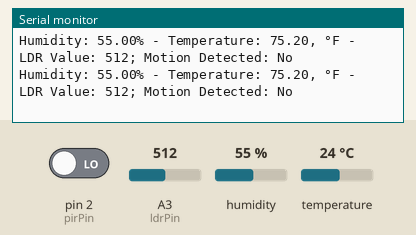
Recording of a sketch running on a simulated Arduino Uno, built with avr-gcc and run on an emulated ATmega328P. Shown: the last lines printed to the serial monitor. Inputs (shaded band) come from the test bench; at power-on: A3 (ldrPin) = 512, pin 2 (pirPin) LOW, humidity 55 %, temperature 24 °C.

Above: at 10.2 s.
10.3 s: A3 (ldrPin) set to 106
At 12.7 s:
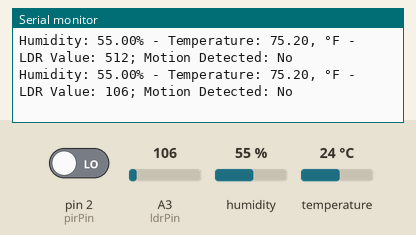
16.3 s: A3 (ldrPin) set to 93
At 17.6 s:
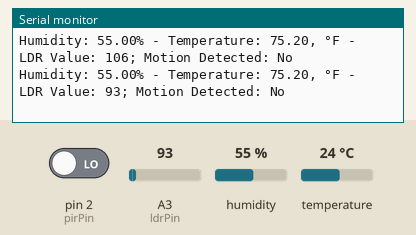
Timing chart, 0 to 19.3 s (numbered marks = the images above; inputs shaded):
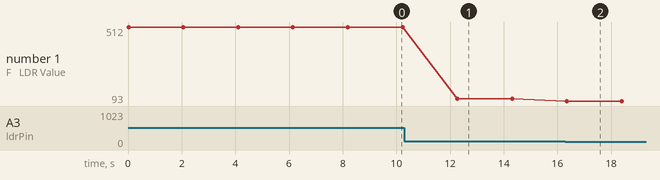

Measured:
- after the input at 10.3 s, the serial monitor: prints a new line after 2.0 s (image 1)
- after the input at 16.3 s, the serial monitor: prints a new line after 0.05 s (image 2)
- plotted number 1: 512 → 106 after the input at 10.3 s, 106 → 93 after the input at 16.3 s

The sketch:

sensors.ino
```cpp
#include <DHT.h>

// Define the type of DHT sensor you're using (DHT11 or DHT22)
#define DHT_TYPE DHT11 // Change this to DHT22 if you're using DHT22

// Define the pin to which your DHT sensor is connected
const int dhtPin = 3; // Change this to the pin your DHT sensor is connected to

// Define the pin to which your LDR is connected
const int ldrPin = A3; // Change this to the pin your LDR sensor is connected to

// Define the pin to which your PIR sensor is connected
const int pirPin = 2; // Change this to the pin your PIR sensor is connected to

// Initialize DHT sensor
DHT dht(dhtPin, DHT_TYPE);

void setup() {
  // Start serial communication
  Serial.begin(9600);

  // Initialize DHT sensor
  dht.begin();

  // Set the PIR pin as input
  pinMode(pirPin, INPUT);
}

void loop() {
  // Read humidity value from DHT sensor
  float humidity = dht.readHumidity();

  // Read temperature value from DHT sensor
  float temperature = dht.readTemperature();

  // Read the value from the LDR
  int ldrValue = analogRead(ldrPin);

  // Read the value from the PIR sensor
  int motionDetected = digitalRead(pirPin);

  // Print sensor readings to serial monitor
  Serial.print("Humidity: ");
  Serial.print(humidity);
  Serial.print("% - Temperature: ");
  Serial.print(1.8 * temperature + 32);
  Serial.print(", °F - LDR Value: ");
  Serial.print(ldrValue);
  Serial.print("; Motion Detected: ");
  Serial.println(motionDetected ? "Yes" : "No");

  // Delay for a short period to avoid flooding the serial monitor
  delay(2000);
}
```
